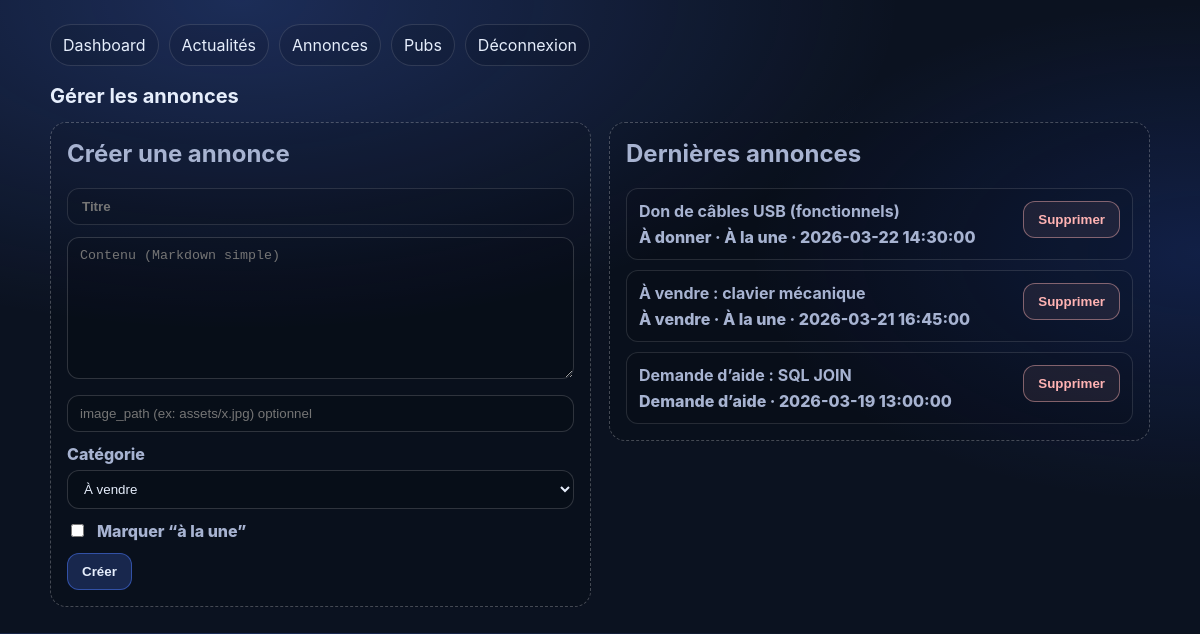
Page /admin/announcements_manage.php (signed in) on the committed database.
### tables this page shows
CREATE TABLE IF NOT EXISTS announcements (
  id INT AUTO_INCREMENT PRIMARY KEY,
  title VARCHAR(255) NOT NULL,
  content TEXT NOT NULL,
  image_path VARCHAR(255) NULL,
  category_slug VARCHAR(50) NOT NULL,  
  is_featured TINYINT(1) NOT NULL DEFAULT 0,
  posted_at DATETIME NOT NULL DEFAULT CURRENT_TIMESTAMP,
  CONSTRAINT chk_ann_category CHECK (category_slug IN ('vente','don','covoiturage','aide','petits_boulots','autres'))
);

### lib/db.php (called while the page is built, shortened)
<?php
function db(): PDO
{
  $dsn = sprintf(
    'mysql:host=%s;port=%d;dbname=%s;charset=utf8mb4',
    DB_HOST,
    DB_PORT,
    DB_NAME
  );
  $pdo = new PDO($dsn, DB_USER, DB_PASS, [
    PDO::ATTR_ERRMODE => PDO::ERRMODE_EXCEPTION,
    PDO::ATTR_DEFAULT_FETCH_MODE => PDO::FETCH_ASSOC,
  ]);
  return $pdo;
}

### admin/announcements_manage.php (the view, shortened to what this page needs)
<?php
require_once __DIR__ . '/../lib/db.php';
$items = db()->query("SELECT * FROM announcements ORDER BY posted_at DESC LIMIT 50")->fetchAll();
?>
<?php require __DIR__ . '/header.php'; ?>
<section class="section">
  <h1 class="section-title">Gérer les annonces</h1>
  <div class="grid-two">
    <div>
      <div class="empty-state">
        <h2 style="margin-top:0;">Créer une annonce</h2>
        <form method="post">
          <div class="stack" style="margin-bottom:12px;">
            <input class="btn" style="border-radius:12px; flex:1;" type="text" name="title" placeholder="Titre" required>
          </div>
          <textarea
            name="content"
            placeholder="Contenu (Markdown simple)"
            rows="8"
            style="width:100%; padding:10px 12px; border-radius:12px; border:1px solid rgba(255,255,255,.16); background: rgba(0,0,0,.12); color: var(--text);"
            required
          ></textarea>
          <div class="stack" style="margin-top:12px; margin-bottom:12px;">
            <input type="text" name="image_path" placeholder="image_path (ex: assets/x.jpg) optionnel"
              style="flex:1; min-width: 240px; padding: 10px 12px; border-radius: 12px; border:1px solid rgba(255,255,255,.16); background: rgba(0,0,0,.12); color: var(--text);"
            >
          </div>
          <div class="stack" style="margin-bottom:12px;">
            <label style="color: var(--muted); font-weight:800; flex:1; min-width: 240px;">
              Catégorie
              <select
                name="category_slug"
                style="width:100%; margin-top:6px; padding: 10px 12px; border-radius: 12px; border:1px solid rgba(255,255,255,.16); background: rgba(0,0,0,.12); color: var(--text);"
              >
                <?php foreach (ANNOUNCEMENT_CATEGORIES as $slug => $label): ?>
                  <option value="<?= htmlspecialchars($slug) ?>"><?= htmlspecialchars($label) ?></option>
                <?php endforeach; ?>
              </select>
            </label>
          </div>
          <div class="stack" style="align-items:center; margin-bottom:12px;">
            <label style="display:flex; align-items:center; gap:10px; color: var(--muted); font-weight:800;">
              <input type="checkbox" name="is_featured" value="1"> Marquer “à la une”
            </label>
          </div>
          <button class="btn btn-primary" type="submit">Créer</button>
        </form>
      </div>
    </div>
    <div>
      <div class="empty-state">
        <h2 style="margin-top:0;">Dernières annonces</h2>
        <?php if (!$items): ?>
          <p style="color:var(--muted);">Aucune donnée.</p>
        <?php else: ?>
          <div class="stack" style="flex-direction:column; align-items:stretch;">
            <?php foreach ($items as $a): ?>
              <div style="border:1px solid rgba(255,255,255,.12); border-radius: 12px; padding: 12px; background: rgba(0,0,0,.08);">
                <div style="display:flex; justify-content:space-between; gap:10px; align-items:flex-start; flex-wrap:wrap;">
                  <div>
                    <strong><?= htmlspecialchars($a['title']) ?></strong>
                    <div style="color:var(--muted); font-weight:800; margin-top:6px;">
                      <?= htmlspecialchars(ANNOUNCEMENT_CATEGORIES[$a['category_slug']] ?? (string)$a['category_slug']) ?>
                      <?php if (!empty($a['is_featured'])): ?>
                        · À la une
                      <?php endif; ?>
                      · <?= htmlspecialchars((string)$a['posted_at']) ?>
                    </div>
                  </div>
                  <form method="post" onsubmit="return confirm('Supprimer cette annonce ?');">
                    <button class="btn" type="submit" style="border-color: rgba(255,179,179,.45); background: rgba(255,179,179,.08); color: #ffb3b3;">
                      Supprimer
                    </button>
                  </form>
                </div>
              </div>
            <?php endforeach; ?>
          </div>
        <?php endif; ?>
      </div>
    </div>
  </div>
</section>
<?php require __DIR__ . '/footer.php'; ?>

### assets/styles.css (style rules this page uses)
:root { --bg:#0b1220; --panel:#111b2e; --panel2:#0f172a; --text:#e6eefc; --muted:#a7b3d1; --primary:#4f7cff; --primary2:#2f5df2; --border:rgba(255,255,255,.12); --shadow: 0 10px 30px rgba(0,0,0,.35); --radius:16px; --radius-sm:12px; }
* { box-sizing:border-box; }
body { margin:0; background: radial-gradient(1200px 600px at 20% 0%, rgba(79,124,255,.25), transparent 55%), radial-gradient(900px 500px at 100% 40%, rgba(47,93,242,.18), transparent 50%), var(--bg); color:var(--text); font-family: -apple-system, BlinkMacSystemFont, "Segoe UI", Roboto, Arial, sans-serif; }
.section { margin: 18px 0 26px; }
.section-title { margin:0 0 14px; font-size: 20px; }
.grid-two { display:grid; grid-template-columns: repeat(2, minmax(0, 1fr)); gap: 18px; }
.btn { display:inline-block; text-decoration:none; color: var(--text); border: 1px solid var(--border); background: rgba(0,0,0,.10); padding: 10px 14px; border-radius: 12px; font-weight: 800; }
.btn-primary { background: rgba(79,124,255,.22); border-color: rgba(79,124,255,.5); }
.stack { display:flex; gap: 10px; flex-wrap:wrap; }
.empty-state { border: 1px dashed rgba(255,255,255,.24); background: rgba(0,0,0,.10); border-radius: var(--radius); padding: 16px; color: var(--muted); }

### rows in the picture
announcements: title "Don de câbles USB (fonctionnels)", category_slug "À donner", is_featured "· À la une", posted_at "2026-03-22 14:30:00"
announcements: title "À vendre : clavier mécanique", category_slug "À vendre", is_featured "· À la une", posted_at "2026-03-21 16:45:00"
announcements: title "Demande d’aide : SQL JOIN", category_slug "Demande d’aide", posted_at "2026-03-19 13:00:00"

### other values in the picture
form field category_slug "À vendre"
